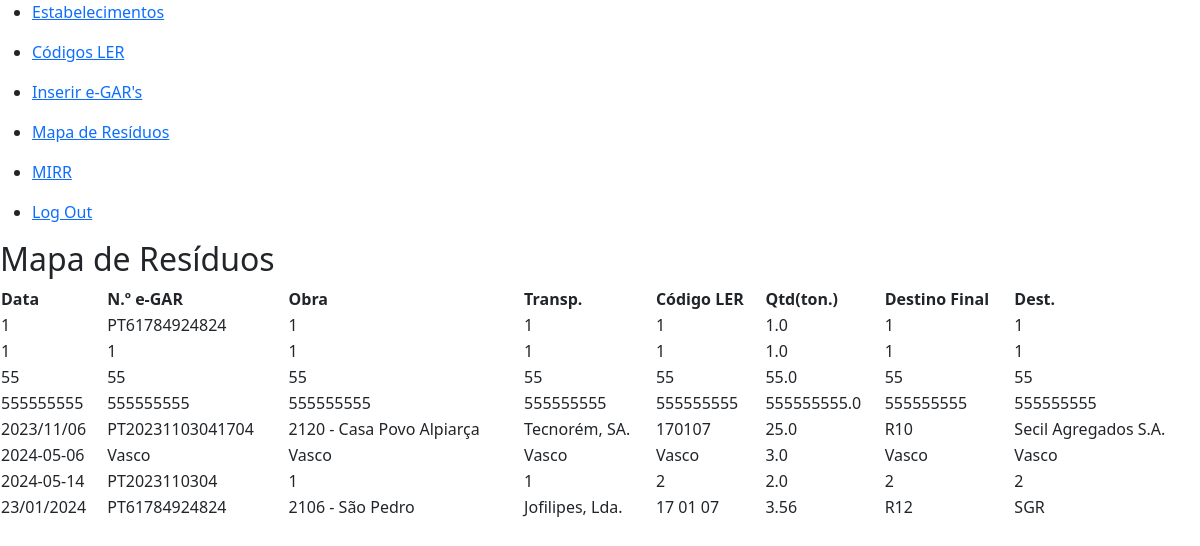
Page /history (signed in) on the earlier database version.
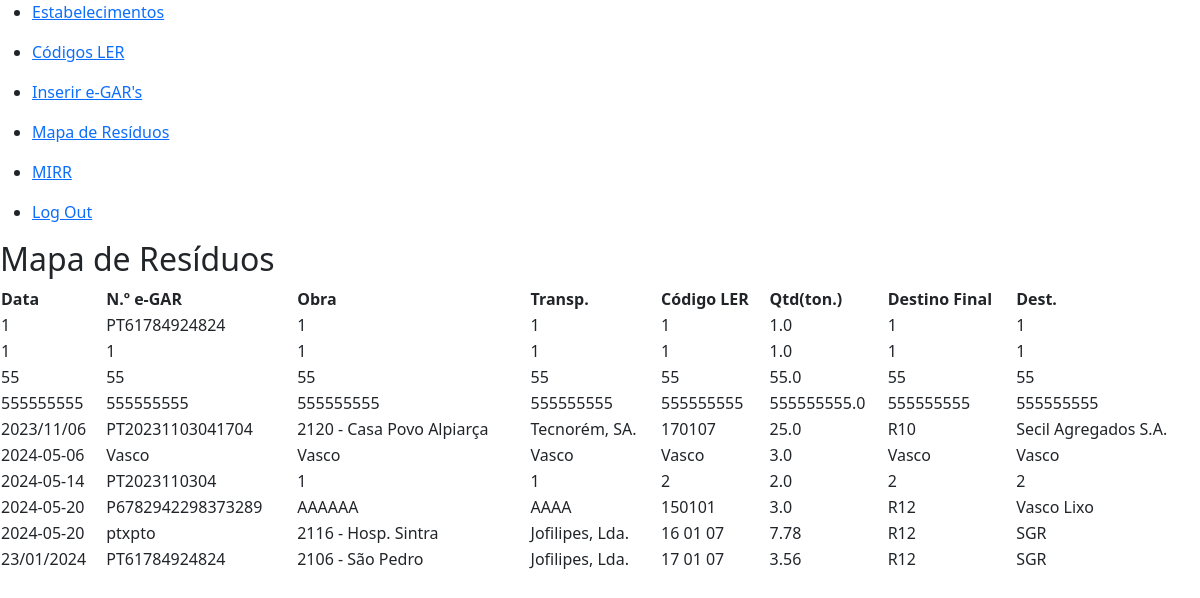
Same page on the later database version.
### tables this page shows
CREATE TABLE wastemap (
    id INTEGER PRIMARY KEY AUTOINCREMENT NOT NULL,
    data DATETIME NOT NULL,
    egar TEXT NOT NULL UNIQUE,
    obra TEXT NOT NULL,
    apa_estab TEXT NOT NULL,
    transp TEXT NOT NULL,
    nif_transp INTEGER NOT NULL,
    matricula TEXT NOT NULL,
    apa_transp TEXT NOT NULL,
    codLER TEXT NOT NULL,
    residuo TEXT NOT NULL,
    ton REAL NOT NULL,
    dest_final TEXT NOT NULL,
    dest TEXT NOT NULL,
    nif_dest INTEGER NOT NULL,
    apa_dest TEXT NOT NULL,
    empresa_id INTEGER NOT NULL
);

### app.py (the view)
@app.route("/history")
@login_required
def history():
    map = db.execute(
        "SELECT data,egar,obra,transp,codLER,ton,dest_final,dest\
            FROM wastemap WHERE wastemap.empresa_id = ?\
                ORDER BY data ASC", session["user_id"])
    return render_template("history.html", map=map)

### helpers.py (called while the page is built)
def login_required(f):
    @wraps(f)
    def decorated_function(*args, **kwargs):
        if session.get("user_id") is None:
            return redirect("/login")
        return f(*args, **kwargs)
    return decorated_function

### templates/history.html (shortened to what this page needs)
{% extends "layout.html" %}
{% block main %}
<h2>Mapa de Resíduos</h2>
<table style="width:100%">
    <thead>
        <tr>
            <th>Data</th>
            <th>N.º e-GAR</th>
            <th>Obra</th>
            <th>Transp.</th>
            <th>Código LER</th>
            <th>Qtd(ton.)</th>
            <th>Destino Final</th>
            <th>Dest.</th>
        </tr>
    </thead>
    <tbody>
        {% for row in map %}
        <tr>
            <td>{{ row.data }}</td>
            <td>{{ row.egar }}</td>
            <td>{{ row.obra }}</td>
            <td>{{ row.transp }}</td>
            <td>{{ row.codLER }}</td>
            <td>{{ row.ton }}</td>
            <td>{{ row.dest_final }}</td>
            <td>{{ row.dest }}</td>
        </tr>
        {% endfor %}
    </tbody>
</table>
{% endblock %}

### templates/layout.html (shortened to what this page needs)
<!DOCTYPE html>
<html lang="en">
    <head>
        <link href="https://cdn.jsdelivr.net/npm/bootstrap@5.3.3/dist/css/bootstrap.min.css" rel="stylesheet">
    </head>
    <body>
        <nav>
            <div>
                <div>
                    {% if session["user_id"] %}
                        <ul>
                            <li><a href="/establishments">Estabelecimentos</a></li>
                        </ul>
                        <ul>
                            <li><a href="/codler_description">Códigos LER</a></li>
                        </ul>
                        <ul>
                            <li><a href="/insert">Inserir e-GAR's</a></li>
                        </ul>
                        <ul>
                            <li><a href="/history">Mapa de Resíduos</a></li>
                        </ul>
                        <ul>
                            <li><a href="/mirr">MIRR</a></li>
                        </ul>
                        <ul>
                            <li><a href="/logout">Log Out</a></li>
                        </ul>
                    {% else %}
                        <ul>
                            <li><a href="/register">Registo</a></li>
                            <li><a href="/login">Log In</a></li>
                        </ul>
                    {% endif %}
                </div>
            </div>
        </nav>
            {% block main %}{% endblock %}
    </body>
</html>

Differences in the rows shown:
added wastemap: data "2024-05-20", egar "P6782942298373289", obra "AAAAAA", transp "AAAA", codLER "150101", ton "3.0", dest_final "R12", dest "Vasco Lixo"
added wastemap: data "2024-05-20", egar "ptxpto", obra "2116 - Hosp. Sintra", transp "Jofilipes, Lda.", codLER "16 01 07", ton "7.78", dest_final "R12", dest "SGR"
